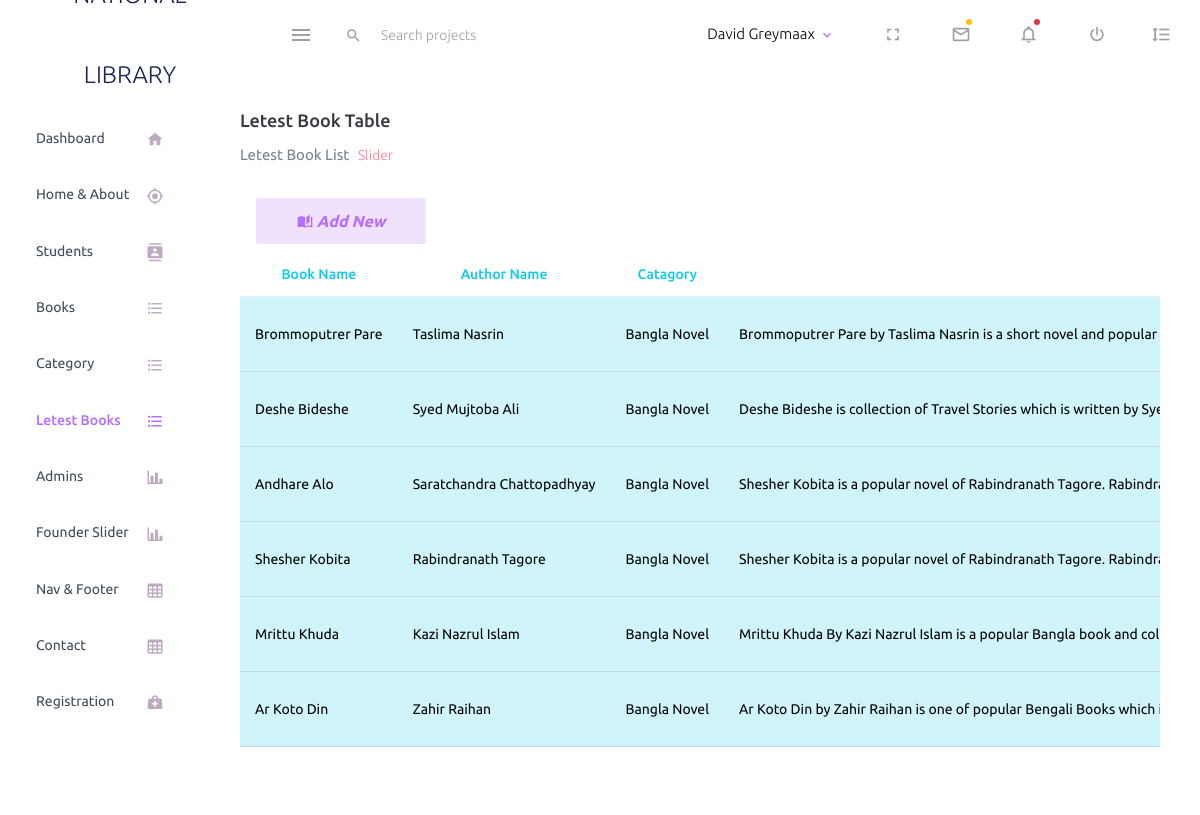
The app's page /admin/letest_books.php with its own data.
### tables this page shows
CREATE TABLE `letest_books` (
  `id` int(11) NOT NULL,
  `book_name` varchar(200) NOT NULL,
  `author_name` varchar(200) NOT NULL,
  `catagory` varchar(200) NOT NULL,
  `details` varchar(200) NOT NULL,
  `image` varchar(200) NOT NULL,
  `file` varchar(200) NOT NULL
);

### admin/letest_books.php (the view, shortened to what this page needs)
<?php include 'include/header.php';
include "connection.php";
$sql    ="SELECT * FROM letest_books ORDER BY id DESC";
$result =$db->query($sql);
?>
        <div class="col-lg-10 grid-margin stretch-card">
                <div class="card">
                  <div class="card-body">
                    <h4 class="card-title">Letest Book Table</h4>
                    <p class="card-description"> Letest Book List <code> Slider </code>
                    </p>
                    <a class="nav-link" href="add_letest_book.php">
                    <button type="button" class="btn btn-inverse-primary btn-fw">
                    <i class="mdi mdi-book-open-page-variant">
                      Add New
                    </i></button></a>
                    <div class="table-responsive">
                    <table class="table table-hover">
                      <thead>
                      <tr class="text-info text-center">
                          <th>Book Name </th>
                          <th>Author Name </th>
                          <th>Catagory</th>
                          <th> Details </th>
                        </tr>
                      </thead>
                      <tbody>
                      <?php while($row = $result->fetch_assoc()):   ?>
                        <tr class="table-info">
                          <td><?php echo $row['book_name']; ?></td>
                          <td><?php echo $row['author_name']; ?></td>
                          <td><?php echo $row['catagory']; ?></td>
                          <td><?php echo $row['details']; ?></td>
                        </tr>
                        <?php endwhile; ?>
                      </tbody>
                    </table>
                    </div>
                  </div>
                </div>
              </div>
<?php include 'include/footer.php'; ?>

### records on screen
letest_books: book_name "Brommoputrer Pare", author_name "Taslima Nasrin", catagory "Bangla Novel", details "Brommoputrer Pare by Taslima Nasrin is a short novel and popular…"
letest_books: book_name "Deshe Bideshe", author_name "Syed Mujtoba Ali", catagory "Bangla Novel", details "Deshe Bideshe is collection of Travel Stories which is written by…"
letest_books: book_name "Andhare Alo", author_name "Saratchandra Chattopadhyay", catagory "Bangla Novel", details "Shesher Kobita is a popular novel of Rabindranath Tagore.…"
letest_books: book_name "Shesher Kobita", author_name "Rabindranath Tagore", catagory "Bangla Novel", details "Shesher Kobita is a popular novel of Rabindranath Tagore.…"
letest_books: book_name "Mrittu Khuda", author_name "Kazi Nazrul Islam", catagory "Bangla Novel", details "Mrittu Khuda By Kazi Nazrul Islam is a popular Bangla book and…"
letest_books: book_name "Ar Koto Din", author_name "Zahir Raihan", catagory "Bangla Novel", details "Ar Koto Din by Zahir Raihan is one of popular Bengali Books which…"
